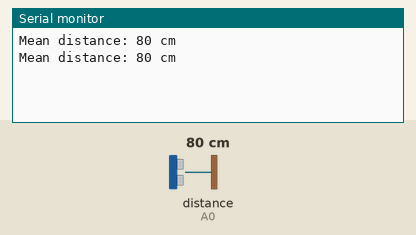
Bench run of a sketch on a simulated Arduino Uno, built with avr-gcc and run on an emulated ATmega328P. On the bench: the last lines printed to the serial monitor. The inputs (shaded band) are chosen by the test bench; at power-on: distance to the obstacle (sensor on A0) 80 cm.

Above: at 1.8 s.
1.9 s: distance to the obstacle (sensor on A0) set to 2 cm
At 2.6 s:
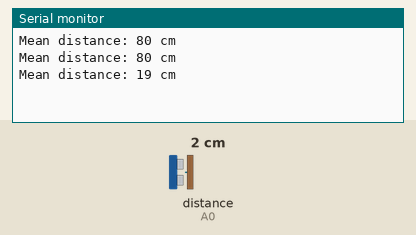
3.4 s: distance to the obstacle (sensor on A0) set to 35 cm
At 4.4 s:
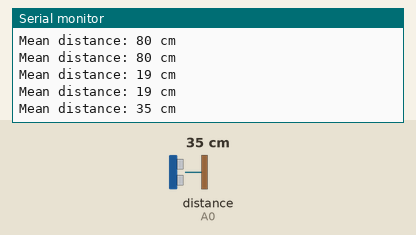
Timing chart, 0 to 6.4 s (numbered marks = the images above; inputs shaded):
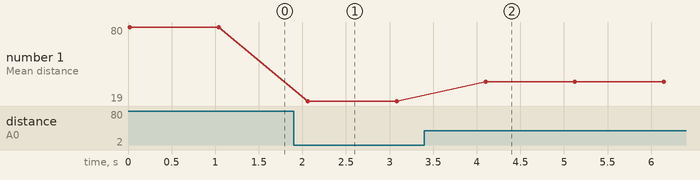

The sketch:

sharp_sensor.ino
```cpp
#include <SharpIR.h>

/* Model :
  GP2Y0A02YK0F --> 20150
  GP2Y0A21YK0F --> 1080
  GP2Y0A710K0F --> 100500
  GP2YA41SK0F --> 430
*/
SharpIR mySensor(SharpIR::GP2Y0A02YK0F, A0);
void setup() {
  Serial.begin(9600);
}

void loop() {
  int distance_cm = mySensor.getDistance();
  Serial.print("Mean distance: ");
  Serial.print(distance_cm);
  Serial.println(" cm");
  delay(1000);
}
```

Measured:
- after the input at 1.9 s, the serial monitor: prints a new line after 0.16 s (image 1)
- after the input at 3.4 s, the serial monitor: prints a new line after 0.70 s (image 2)
- plotted number 1: 80 → 19 after the input at 1.9 s, 19 → 35 after the input at 3.4 s
